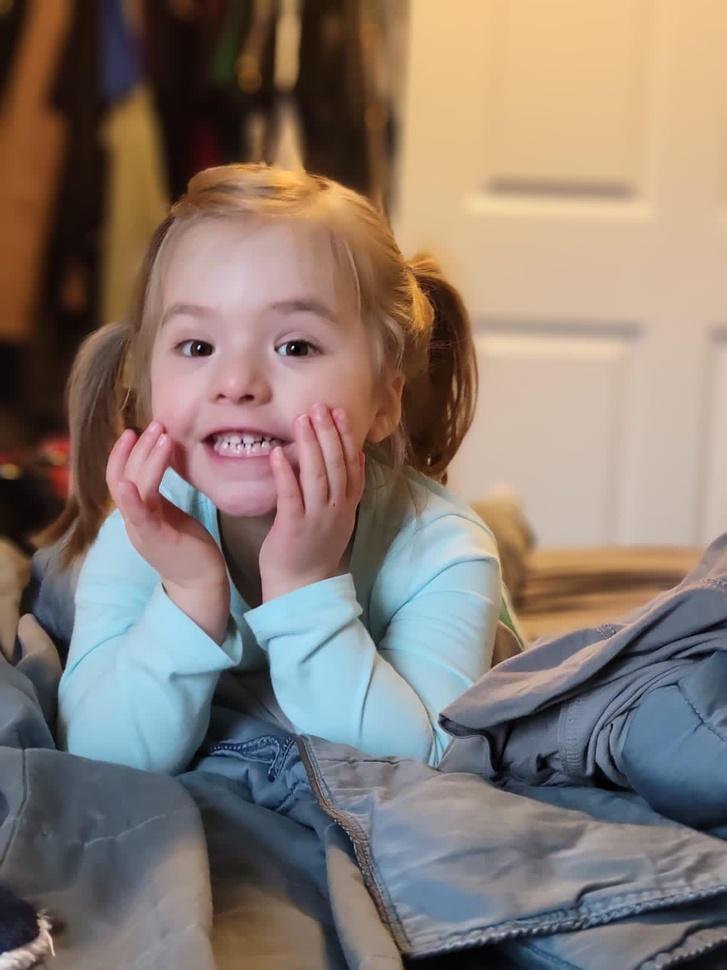
#> input picture ImageColorFrequency/images/thalia-fullcolor.jpg, 727 x 970 px, shrunk from 1200 x 1600 before the run
$ python ColorFrequency.py
#> lines starting #> are read from the running program, lines starting #| are printed output that depends on the picture
import cv2 as cv
import matplotlib.pyplot as plt

img_path = 'images/thalia-fullcolor.jpg'
img_8bitchannel = cv.imread(img_path)
#> img_8bitchannel is the input picture: shape (970, 727, 3); mean B, G, R 113.3, 122.5, 136.6
img_3bitchannel = img_8bitchannel.copy()
img_2bitchannel = img_8bitchannel.copy()

img_width= img_8bitchannel.shape[1]
#> img_width = 727
img_height= img_8bitchannel.shape[0]
#> img_height = 970

colors_in_3bits = {}
colors_in_2bits = {}

for rows_index in range(img_height):
    for cols_index in range(img_width):
        (r,g,b) = img_8bitchannel[rows_index][cols_index]
        r_3bit = r & 0b11100000 if r != 255 else r
        g_3bit = g & 0b11100000 if g != 255 else g
        b_3bit = b & 0b11100000 if b != 255 else b

        r_2bit = r & 0b11000000 if r != 255 else r
        g_2bit = g & 0b11000000 if g != 255 else g
        b_2bit = b & 0b11000000 if b != 255 else b

        img_3bitchannel[rows_index][cols_index] = [r_3bit,g_3bit,b_3bit]
        img_2bitchannel[rows_index][cols_index] = [r_2bit,g_2bit,b_2bit]


        if (r_3bit,g_3bit,b_3bit) not in colors_in_3bits:
            colors_in_3bits[(r_3bit,g_3bit,b_3bit)] = 0

        colors_in_3bits[(r_3bit,g_3bit,b_3bit)] = colors_in_3bits[(r_3bit,g_3bit,b_3bit)] + 1

        if (r_2bit,g_2bit,b_2bit) not in colors_in_2bits:
            colors_in_2bits[(r_2bit,g_2bit,b_2bit)] = 0

        colors_in_2bits[(r_2bit,g_2bit,b_2bit)] = colors_in_2bits[(r_2bit,g_2bit,b_2bit)] + 1
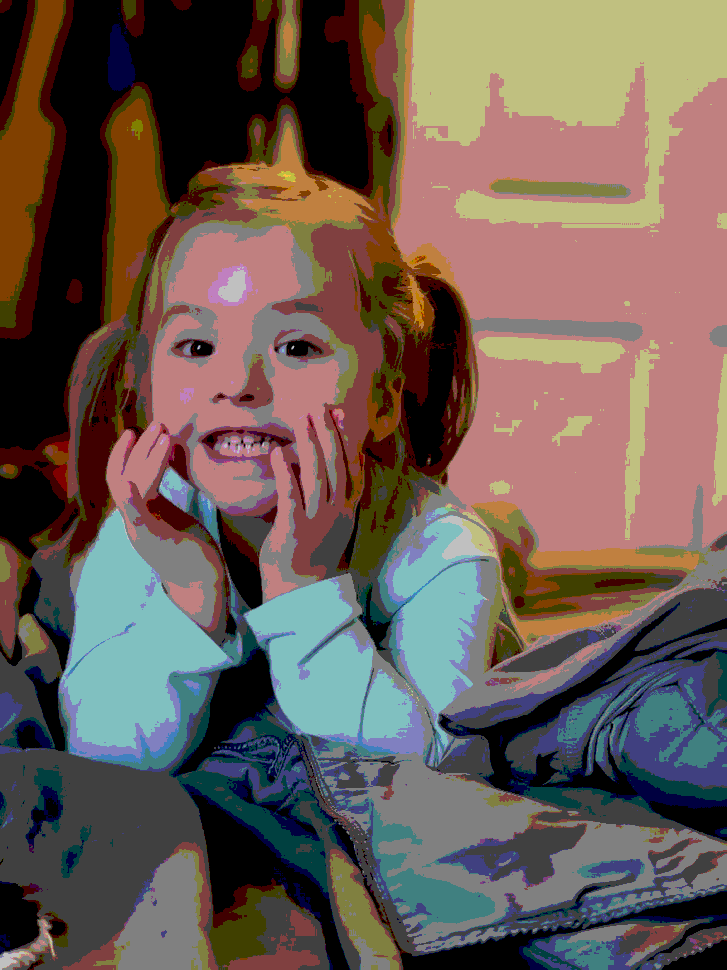
#> img_2bitchannel: shape (970, 727, 3); mean B, G, R 83.6, 91.6, 106.6
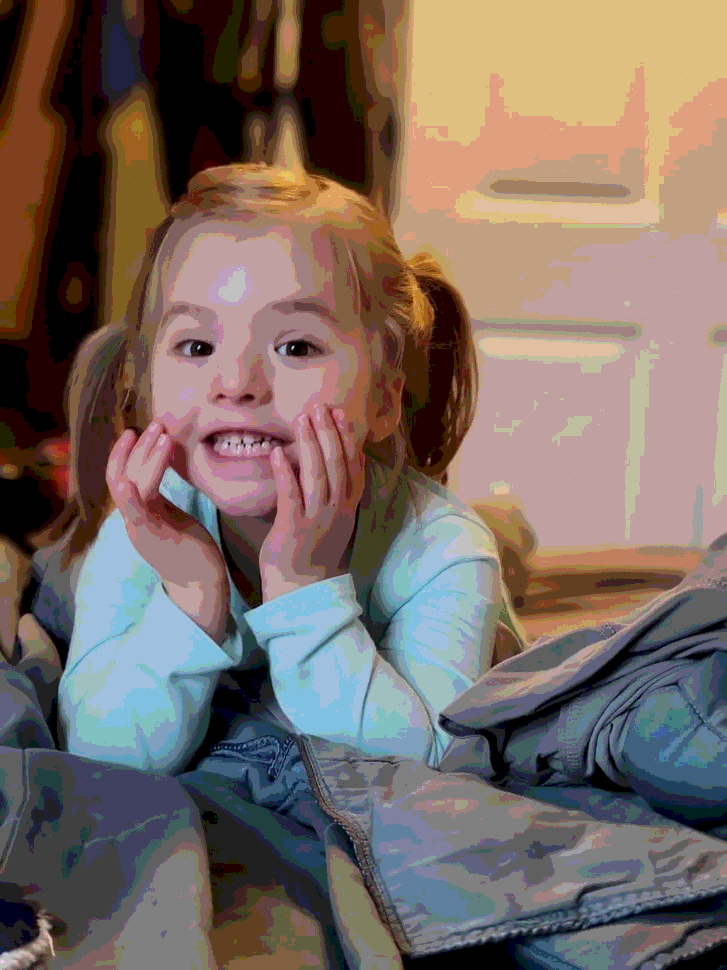
#> img_3bitchannel: shape (970, 727, 3); mean B, G, R 98.4, 106.3, 121.5
#> after the loop, colors_in_2bits = 36 items; colors_in_3bits = 137 items


cv.imwrite("images/thalia-3bit-color.png", img_3bitchannel)
cv.imwrite("images/thalia-2bit-color.png", img_2bitchannel)

print(f"{len(colors_in_3bits)=}")
#| len(colors_in_3bits)=137
print(f"{len(colors_in_2bits)=}")
#| len(colors_in_2bits)=36

colors_3bit = [f"#{kr:02X}{kg:02X}{kb:02X}" for kr, kg, kb in colors_in_3bits.keys()]
#> colors_3bit = 137 items, first 6: '#004060', '#002040', '#002020', '#000020', '#000000', '#002060'
colors_2bit = [f"#{kr:02X}{kg:02X}{kb:02X}" for kr, kg, kb in colors_in_2bits.keys()]
#> colors_2bit = 36 items, first 6: '#004040', '#000040', '#000000', '#004080', '#404080', '#408080'

print(f"{colors_3bit=}")
#> (printed output is left out)
print(f"{colors_2bit=}")
#> (printed output is left out)
